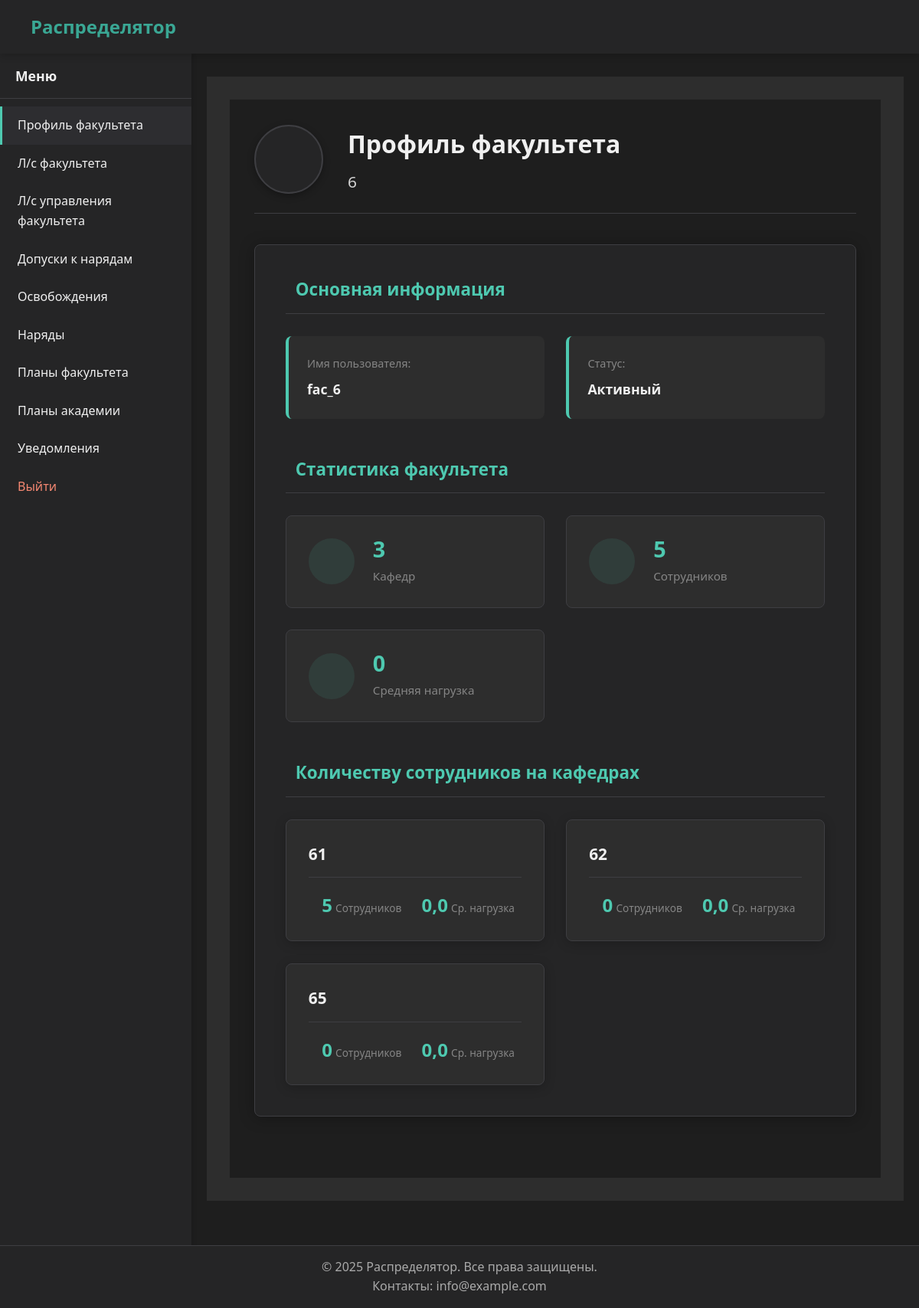
The page /faculty/profile/ (signed in) on the database its author committed.
### unit/models.py (models this page shows, shortened)
class Faculty(models.Model):
    name = models.CharField(max_length=20, verbose_name="Название факультета", unique=True)
    class Meta:
        verbose_name = 'Факультет'
        verbose_name_plural = 'Факультеты'

class Department(models.Model):
    name = models.CharField(max_length=20, verbose_name="Название кафедры", unique=True)
    faculty = models.ForeignKey(
        'Faculty',
        on_delete=models.SET_NULL,
        null=True,
        blank=True,
        verbose_name="Факультет",
        related_name="departments"
    )
    class Meta:
        verbose_name = 'Кафедра'
        verbose_name_plural = 'Кафедры'

### authentication/models.py (models this page shows, shortened)
class CustomUser (AbstractUser ):
    faculty = models.ForeignKey(
        Faculty,
        on_delete=models.SET_NULL,
        null=True,
        blank=True,
        verbose_name="Факультет",
        related_name="users"
    )
    department = models.ForeignKey(
        Department,
        on_delete=models.SET_NULL,
        null=True,
        blank=True,
        verbose_name="Кафедра",
        related_name="users"
    )
    groups = models.ManyToManyField(
        'auth.Group',
        related_name='customuser_set',  # Уникальное имя для обратного доступа
        blank=True,
        help_text='Группы, к которым принадлежит этот пользователь.',
        verbose_name='Группы'
    )
    user_permissions = models.ManyToManyField(
        'auth.Permission',
        related_name='customuser_set',  # Уникальное имя для обратного доступа
        blank=True,
        help_text='Конкретные разрешения для этого пользователя.',
        verbose_name='Разрешения пользователя'
    )
    class Meta:
        verbose_name = 'Пользователь'
        verbose_name_plural = 'Пользователи'

### faculty/views.py (the view)
# urls.py: path('profile/', views.FacultyDashboardView.as_view(), name='profile'),
class FacultyDashboardView(HasFacultyMixin, TemplateView):
    template_name = 'profiles/faculty/dashboard.html'
    def get_context_data(self, **kwargs):
        context = super().get_context_data(**kwargs)
        user = self.request.user
        if not hasattr(user, 'faculty') or not user.faculty:
            return context
        departments = Department.objects.filter(faculty=user.faculty)
        departments_stats = {
            'total': departments.count(),
            'total_staff': People.objects.filter(department__in=departments).count(),
            'avg_workload': People.objects.filter(department__in=departments).aggregate(Avg('workload'))['workload__avg'] or 0,
        }
        top_departments = departments.annotate(
            staff_count=Count('people'),
            avg_workload=Avg('people__workload')
        ).order_by('-staff_count')[:5]
        context.update({
            'user': user,
            'faculty': user.faculty,
            'departments_count': departments_stats['total'],
            'staff_count': departments_stats['total_staff'],
            'avg_workload': round(departments_stats['avg_workload'], 1),
            'top_departments': top_departments,
        })
        return context

### core/mixins.py (called while the page is built)
    def dispatch(self, request, *args, **kwargs):
        if not hasattr(request.user, 'faculty') or not request.user.faculty:
            messages.warning(request, "У вас нет прав доступа к этому разделу")
            return redirect('home')
        return super().dispatch(request, *args, **kwargs)

### core/utils.py (called while the page is built)
def get_user_type(user):
    if user.is_superuser:
        return 'admin'
    groups = list(user.groups.values_list('name', flat=True))
    if 'Комендант' in groups:
        return 'commandant'
    elif 'Факультет' in groups:
        return 'faculty'
    elif 'Кафедра' in groups:
        return 'department'
    return None

### templates/profiles/faculty/dashboard.html (shortened to what this page needs)
{% extends "base_account.html" %}
{% load static %}
{% block extra_head %}
<link rel="stylesheet" href="{% static 'css/profile.css' %}">
{% endblock %}
{% block account_content %}
<div class="profile-container">
    <div class="profile-header">
        <div class="profile-avatar">
        </div>
        <div class="profile-title">
            <h1>Профиль факультета</h1>
            {% if faculty %}
            <p class="faculty-name">{{ faculty.name }}</p>
            {% endif %}
        </div>
    </div>
    <div class="profile-card">
        <div class="profile-section">
            <h3> Основная информация</h3>
            <div class="info-grid">
                <div class="info-item">
                    <span class="info-label">Имя пользователя:</span>
                    <span class="info-value">{{ user.username }}</span>
                </div>
                <div class="info-item">
                    <span class="info-label">Статус:</span>
                    <span class="info-value">Активный</span>
                </div>
            </div>
        </div>
        <div class="profile-section">
            <h3> Статистика факультета</h3>
            <div class="stats-grid">
                <div class="stat-card">
                    <div class="stat-icon">
                    </div>
                    <div class="stat-info">
                        <span class="stat-value">{{ departments_count }}</span>
                        <span class="stat-label">Кафедр</span>
                    </div>
                </div>
                <div class="stat-card">
                    <div class="stat-icon">
                    </div>
                    <div class="stat-info">
                        <span class="stat-value">{{ staff_count }}</span>
                        <span class="stat-label">Сотрудников</span>
                    </div>
                </div>
                <div class="stat-card">
                    <div class="stat-icon">
                    </div>
                    <div class="stat-info">
                        <span class="stat-value">{{ avg_workload }}</span>
                        <span class="stat-label">Средняя нагрузка</span>
                    </div>
                </div>
            </div>
        </div>
        <div class="profile-section">
            <h3> Количеству сотрудников на кафедрах</h3>
            {% if top_departments %}
            <div class="departments-cards">
                {% for department in top_departments %}
                <div class="department-card">
                    <div class="department-name">{{ department.name }}</div>
                    <div class="department-stats">
                        <div class="stat-item">
                            <span class="stat-value">{{ department.staff_count }}</span>
                            <span class="stat-label">Сотрудников</span>
                        </div>
                        <div class="stat-item">
                            <span class="stat-value">{{ department.avg_workload|default:0.0|floatformat:1 }}</span>
                            <span class="stat-label">Ср. нагрузка</span>
                        </div>
                    </div>
                </div>
                {% endfor %}
            </div>
            {% else %}
            <div class="no-departments">
                <i class="fas fa-info-circle"></i> Нет данных о кафедрах
            </div>
            {% endif %}
        </div>
    </div>
</div>
{% endblock %}

### static/css/base.css (style rules this page uses)
* { margin: 0; padding: 0; box-sizing: border-box; }
body { font-family: 'Segoe UI', Tahoma, Geneva, Verdana, sans-serif; background-color: #1e1e1e; color: #f0f0f0; line-height: 1.6; padding-top: 70px; padding-bottom: 0; margin-bottom: 60px; min-height: 100vh; position: relative; }

### static/css/profile.css (style rules this page uses)
.profile-container { padding: 2rem; max-width: 1200px; margin: 0 auto; color: #f0f0f0; background-color: #1e1e1e; }
.profile-header { display: flex; align-items: center; gap: 2rem; margin-bottom: 2.5rem; padding-bottom: 1.5rem; border-bottom: 1px solid #3e3e42; }
.profile-avatar { width: 90px; height: 90px; border-radius: 50%; background-color: #252526; display: flex; align-items: center; justify-content: center; color: #4ec9b0; font-size: 2.8rem; box-shadow: 0 3px 10px rgba(0,0,0,0.3); border: 2px solid #3e3e42; }
.profile-title h1 { color: #f0f0f0; margin: 0; font-size: 2rem; font-weight: 600; }
.faculty-name { color: #d4d4d4; margin: 0.5rem 0 0; font-size: 1.3rem; font-weight: 400; }
.profile-card { background-color: #252526; border-radius: 8px; padding: 2.5rem; box-shadow: 0 2px 20px rgba(0, 0, 0, 0.3); margin-bottom: 3rem; border: 1px solid #3e3e42; }
.profile-section { margin-bottom: 3rem; }
.profile-section:last-child { margin-bottom: 0; }
.profile-section h3 { color: #4ec9b0; margin-bottom: 1.8rem; font-size: 1.4rem; display: flex; align-items: center; gap: 0.8rem; padding-bottom: 0.8rem; border-bottom: 1px solid #3e3e42; }
.info-grid { display: grid; grid-template-columns: repeat(auto-fill, minmax(280px, 1fr)); gap: 1.8rem; }
.info-item { background-color: #2d2d2d; padding: 1.5rem; border-radius: 8px; border-left: 4px solid #4ec9b0; transition: transform 0.2s, box-shadow 0.2s; }
.info-label { display: block; color: #858585; font-size: 0.9rem; margin-bottom: 0.5rem; font-weight: 500; }
.info-value { color: #f0f0f0; font-size: 1.1rem; font-weight: 600; }
.stats-grid { display: grid; grid-template-columns: repeat(auto-fit, minmax(220px, 1fr)); gap: 1.8rem; }
.stat-card { background-color: #2d2d2d; border-radius: 8px; padding: 1.8rem; display: flex; align-items: center; gap: 1.5rem; transition: all 0.3s ease; border: 1px solid #3e3e42; }
.stat-icon { width: 60px; height: 60px; border-radius: 50%; background-color: rgba(78, 201, 176, 0.1); display: flex; align-items: center; justify-content: center; color: #4ec9b0; font-size: 1.8rem; }
.stat-info { display: flex; flex-direction: column; }
.stat-value { color: #4ec9b0; font-size: 1.8rem; font-weight: 700; line-height: 1; }
.stat-label { color: #858585; font-size: 0.95rem; margin-top: 0.5rem; }
.departments-cards { display: grid; grid-template-columns: repeat(auto-fill, minmax(300px, 1fr)); gap: 1.8rem; margin-top: 1.5rem; }
.department-card { background: #2d2d2d; border-radius: 8px; padding: 1.8rem; box-shadow: 0 3px 15px rgba(0,0,0,0.2); transition: all 0.3s ease; border: 1px solid #3e3e42; }
.department-name { font-size: 1.3rem; font-weight: 600; margin-bottom: 1.2rem; color: #f0f0f0; padding-bottom: 0.8rem; border-bottom: 1px solid #3e3e42; }
.department-stats { display: flex; justify-content: space-between; margin-top: 1.5rem; }
.stat-item { text-align: center; flex: 1; }
.stat-item .stat-value { font-size: 1.5rem; color: #4ec9b0; }
.stat-item .stat-label { font-size: 0.85rem; color: #858585; margin-top: 0.3rem; }

### rows shown on the page
Faculty: name "6"
CustomUser: username "fac_6"
Department: name "61", staff_count "5", avg_workload "0,0"
Department: name "62", staff_count "0", avg_workload "0,0"
Department: name "65", staff_count "0", avg_workload "0,0"

### other values the page prints
{{ item.name }} "Профиль факультета" "Л/с факультета" "Л/с управления факультета" "Допуски к нарядам" "Освобождения" "Наряды" "Планы факультета" "Планы академии" "Уведомления"
{{ departments_count }} "3"
{{ staff_count }} "5"
{{ avg_workload }} "0"
